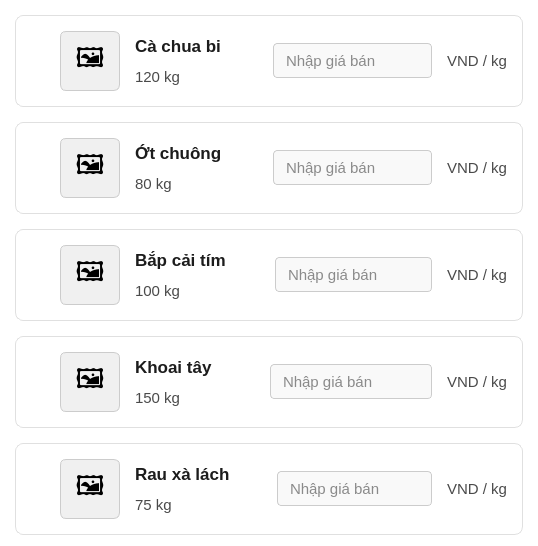
                   <widget class="QWidget" name="scroll_harvested_contents">
                    <property name="geometry">
                     <rect>
                      <x>0</x>
                      <y>0</y>
                      <width>538</width>
                      <height>450</height>
                     </rect>
                    </property>
                    <property name="styleSheet">
                     <string notr="true">background: transparent;</string>
                    </property>
                    <layout class="QVBoxLayout" name="verticalLayout_harvested_items">
                     <property name="spacing">
                      <number>15</number>
                     </property>
                     <property name="leftMargin">
                      <number>15</number>
                     </property>
                     <property name="topMargin">
                      <number>15</number>
                     </property>
                     <property name="rightMargin">
                      <number>15</number>
                     </property>
                     <!-- Thẻ 1: Cà chua bi -->
                     <item>
                      <widget class="QFrame" name="item_h1">
                       <property name="styleSheet">
                        <string notr="true">QFrame#item_h1 { background-color: #FFFFFF; border: 1px solid #E0E0E0; border-radius: 8px; }</string>
                       </property>
                       <layout class="QHBoxLayout" name="horizontalLayout_item_h1">
                        <property name="spacing">
                         <number>15</number>
                        </property>
                        <property name="leftMargin">
                         <number>15</number>
                        </property>
                        <property name="topMargin">
                         <number>15</number>
                        </property>
                        <property name="rightMargin">
                         <number>15</number>
                        </property>
                        <property name="bottomMargin">
                         <number>15</number>
                        </property>
                        <item alignment="Qt::AlignVCenter">
                         <widget class="QCheckBox" name="chk_h1">
                          <property name="text">
                           <string/>
                          </property>
                          <property name="checked">
                           <bool>false</bool>
                          </property>
                         </widget>
                        </item>
                        <item>
                         <widget class="QLabel" name="img_h1">
                          <property name="minimumSize">
                           <size>
                            <width>60</width>
                            <height>60</height>
                           </size>
                          </property>
                          <property name="maximumSize">
                           <size>
                            <width>60</width>
                            <height>60</height>
                           </size>
                          </property>
                          <property name="styleSheet">
                           <string notr="true">background-color: #F0F0F0; border-radius: 6px; font-size: 20pt; border: 1px solid #CCCCCC;</string>
                          </property>
                          <property name="text">
                           <string>🖼️</string>
                          </property>
                          <property name="alignment">
                           <set>Qt::AlignCenter</set>
                          </property>
                         </widget>
                        </item>
                        <item>
                         <layout class="QVBoxLayout" name="verticalLayout_item_h1_info">
                          <property name="spacing">
                           <number>2</number>
                          </property>
                          <item>
                           <widget class="QLabel" name="name_h1">
                            <property name="styleSheet">
                             <string notr="true">font-size: 13pt; font-weight: bold; color: #1C1C1C; border: none;</string>
                            </property>
                            <property name="text">
                             <string>Cà chua bi</string>
                            </property>
                           </widget>
                          </item>
                          <item>
                           <widget class="QLabel" name="qty_h1">
                            <property name="styleSheet">
                             <string notr="true">font-size: 11pt; color: #4A4A4A; border: none;</string>
                            </property>
                            <property name="text">
                             <string>120 kg</string>
                            </property>
                           </widget>
                          </item>
                         </layout>
                        </item>
                        <item>
                         <spacer name="hs_h1">
                          <property name="orientation">
                           <enum>Qt::Horizontal</enum>
                          </property>
                          <property name="sizeHint" stdset="0">
                           <size>
                            <width>40</width>
                            <height>20</height>
                           </size>
                          </property>
                         </spacer>
                        </item>
                        <item alignment="Qt::AlignVCenter">
                         <widget class="QLineEdit" name="txt_price_h1">
                          <property name="minimumSize">
                           <size>
                            <width>120</width>
                            <height>35</height>
                           </size>
                          </property>
                          <property name="styleSheet">
                           <string notr="true">QLineEdit { background-color: #F9F9F9; border: 1px solid #CCCCCC; border-radius: 4px; padding: 0 10px; font-size: 11pt; color: #1C1C1C; }</string>
                          </property>
                          <property name="placeholderText">
                           <string>Nhập giá bán</string>
                          </property>
                         </widget>
                        </item>
                        <item alignment="Qt::AlignVCenter">
                         <widget class="QLabel" name="unit_h1">
                          <property name="styleSheet">
                           <string notr="true">font-size: 11pt; color: #4A4A4A; border: none;</string>
                          </property>
                          <property name="text">
                           <string>VND / kg</string>
                          </property>
                         </widget>
                        </item>
                       </layout>
                      </widget>
                     </item>
                     <!-- Thẻ 2: Ớt chuông -->
                     <item>
                      <widget class="QFrame" name="item_h2">
                       <property name="styleSheet"><string notr="true">QFrame#item_h2 { background-color: #FFFFFF; border: 1px solid #E0E0E0; border-radius: 8px; }</string></property>
                       <layout class="QHBoxLayout" name="horizontalLayout_item_h2">
                        <property name="spacing"><number>15</number></property>
                        <property name="leftMargin"><number>15</number></property>
                        <property name="topMargin"><number>15</number></property>
                        <property name="rightMargin"><number>15</number></property>
                        <property name="bottomMargin"><number>15</number></property>
                        <item alignment="Qt::AlignVCenter">
                         <widget class="QCheckBox" name="chk_h2">
                          <property name="text"><string/></property>
                          <property name="checked"><bool>false</bool></property>
                         </widget>
                        </item>
                        <item>
                         <widget class="QLabel" name="img_h2">
                          <property name="minimumSize"><size><width>60</width><height>60</height></size></property>
                          <property name="maximumSize"><size><width>60</width><height>60</height></size></property>
                          <property name="styleSheet"><string notr="true">background-color: #F0F0F0; border-radius: 6px; font-size: 20pt; border: 1px solid #CCCCCC;</string></property>
                          <property name="text"><string>🖼️</string></property>
                          <property name="alignment"><set>Qt::AlignCenter</set></property>
                         </widget>
                        </item>
                        <item>
                         <layout class="QVBoxLayout" name="verticalLayout_item_h2_info">
                          <property name="spacing"><number>2</number></property>
                          <item>
                           <widget class="QLabel" name="name_h2">
                            <property name="styleSheet"><string notr="true">font-size: 13pt; font-weight: bold; color: #1C1C1C; border: none;</string></property>
                            <property name="text"><string>Ớt chuông</string></property>
                           </widget>
                          </item>
                          <item>
                           <widget class="QLabel" name="qty_h2">
                            <property name="styleSheet"><string notr="true">font-size: 11pt; color: #4A4A4A; border: none;</string></property>
                            <property name="text"><string>80 kg</string></property>
                           </widget>
                          </item>
                         </layout>
                        </item>
                        <item>
                         <spacer name="hs_h2">
                          <property name="orientation"><enum>Qt::Horizontal</enum></property>
                          <property name="sizeHint" stdset="0">
                           <size>
                            <width>40</width>
                            <height>20</height>
                           </size>
                          </property>
                         </spacer>
                        </item>
                        <item alignment="Qt::AlignVCenter">
                         <widget class="QLineEdit" name="txt_price_h2">
                          <property name="minimumSize"><size><width>120</width><height>35</height></size></property>
                          <property name="styleSheet"><string notr="true">QLineEdit { background-color: #F9F9F9; border: 1px solid #CCCCCC; border-radius: 4px; padding: 0 10px; font-size: 11pt; color: #1C1C1C; }</string></property>
                          <property name="placeholderText"><string>Nhập giá bán</string></property>
                         </widget>
                        </item>
                        <item alignment="Qt::AlignVCenter">
                         <widget class="QLabel" name="unit_h2">
                          <property name="styleSheet"><string notr="true">font-size: 11pt; color: #4A4A4A; border: none;</string></property>
                          <property name="text"><string>VND / kg</string></property>
                         </widget>
                        </item>
                       </layout>
                      </widget>
                     </item>
                     <!-- Thẻ 3: Bắp cải tím -->
                     <item>
                      <widget class="QFrame" name="item_h3">
                       <property name="styleSheet"><string notr="true">QFrame#item_h3 { background-color: #FFFFFF; border: 1px solid #E0E0E0; border-radius: 8px; }</string></property>
                       <layout class="QHBoxLayout" name="horizontalLayout_item_h3">
                        <property name="spacing"><number>15</number></property>
                        <property name="leftMargin"><number>15</number></property>
                        <property name="topMargin"><number>15</number></property>
                        <property name="rightMargin"><number>15</number></property>
                        <property name="bottomMargin"><number>15</number></property>
                        <item alignment="Qt::AlignVCenter">
                         <widget class="QCheckBox" name="chk_h3">
                          <property name="text"><string/></property>
                          <property name="checked"><bool>false</bool></property>
                         </widget>
                        </item>
                        <item>
                         <widget class="QLabel" name="img_h3">
                          <property name="minimumSize"><size><width>60</width><height>60</height></size></property>
                          <property name="maximumSize"><size><width>60</width><height>60</height></size></property>
                          <property name="styleSheet"><string notr="true">background-color: #F0F0F0; border-radius: 6px; font-size: 20pt; border: 1px solid #CCCCCC;</string></property>
                          <property name="text"><string>🖼️</string></property>
                          <property name="alignment"><set>Qt::AlignCenter</set></property>
                         </widget>
                        </item>
                        <item>
                         <layout class="QVBoxLayout" name="verticalLayout_item_h3_info">
                          <property name="spacing"><number>2</number></property>
                          <item>
                           <widget class="QLabel" name="name_h3">
                            <property name="styleSheet"><string notr="true">font-size: 13pt; font-weight: bold; color: #1C1C1C; border: none;</string></property>
                            <property name="text"><string>Bắp cải tím</string></property>
                           </widget>
                          </item>
                          <item>
                           <widget class="QLabel" name="qty_h3">
                            <property name="styleSheet"><string notr="true">font-size: 11pt; color: #4A4A4A; border: none;</string></property>
                            <property name="text"><string>100 kg</string></property>
                           </widget>
                          </item>
                         </layout>
                        </item>
                        <item>
                         <spacer name="hs_h3">
                          <property name="orientation"><enum>Qt::Horizontal</enum></property>
                          <property name="sizeHint" stdset="0">
                           <size>
                            <width>40</width>
                            <height>20</height>
                           </size>
                          </property>
                         </spacer>
                        </item>
                        <item alignment="Qt::AlignVCenter">
                         <widget class="QLineEdit" name="txt_price_h3">
                          <property name="minimumSize"><size><width>120</width><height>35</height></size></property>
                          <property name="styleSheet"><string notr="true">QLineEdit { background-color: #F9F9F9; border: 1px solid #CCCCCC; border-radius: 4px; padding: 0 10px; font-size: 11pt; color: #1C1C1C; }</string></property>
                          <property name="placeholderText"><string>Nhập giá bán</string></property>
                         </widget>
                        </item>
                        <item alignment="Qt::AlignVCenter">
                         <widget class="QLabel" name="unit_h3">
                          <property name="styleSheet"><string notr="true">font-size: 11pt; color: #4A4A4A; border: none;</string></property>
                          <property name="text"><string>VND / kg</string></property>
                         </widget>
                        </item>
                       </layout>
                      </widget>
                     </item>
                     <!-- Thẻ 4: Khoai tây -->
                     <item>
                      <widget class="QFrame" name="item_h4">
                       <property name="styleSheet"><string notr="true">QFrame#item_h4 { background-color: #FFFFFF; border: 1px solid #E0E0E0; border-radius: 8px; }</string></property>
                       <layout class="QHBoxLayout" name="horizontalLayout_item_h4">
                        <property name="spacing"><number>15</number></property>
                        <property name="leftMargin"><number>15</number></property>
                        <property name="topMargin"><number>15</number></property>
                        <property name="rightMargin"><number>15</number></property>
                        <property name="bottomMargin"><number>15</number></property>
                        <item alignment="Qt::AlignVCenter">
                         <widget class="QCheckBox" name="chk_h4">
                          <property name="text"><string/></property>
                          <property name="checked"><bool>false</bool></property>
                         </widget>
                        </item>
                        <item>
                         <widget class="QLabel" name="img_h4">
                          <property name="minimumSize"><size><width>60</width><height>60</height></size></property>
                          <property name="maximumSize"><size><width>60</width><height>60</height></size></property>
                          <property name="styleSheet"><string notr="true">background-color: #F0F0F0; border-radius: 6px; font-size: 20pt; border: 1px solid #CCCCCC;</string></property>
                          <property name="text"><string>🖼️</string></property>
                          <property name="alignment"><set>Qt::AlignCenter</set></property>
                         </widget>
                        </item>
                        <item>
                         <layout class="QVBoxLayout" name="verticalLayout_item_h4_info">
                          <property name="spacing"><number>2</number></property>
                          <item>
                           <widget class="QLabel" name="name_h4">
                            <property name="styleSheet"><string notr="true">font-size: 13pt; font-weight: bold; color: #1C1C1C; border: none;</string></property>
                            <property name="text"><string>Khoai tây</string></property>
                           </widget>
                          </item>
                          <item>
                           <widget class="QLabel" name="qty_h4">
                            <property name="styleSheet"><string notr="true">font-size: 11pt; color: #4A4A4A; border: none;</string></property>
                            <property name="text"><string>150 kg</string></property>
                           </widget>
                          </item>
                         </layout>
                        </item>
                        <item>
                         <spacer name="hs_h4">
                          <property name="orientation"><enum>Qt::Horizontal</enum></property>
                          <property name="sizeHint" stdset="0">
                           <size>
                            <width>40</width>
                            <height>20</height>
                           </size>
                          </property>
                         </spacer>
                        </item>
                        <item alignment="Qt::AlignVCenter">
                         <widget class="QLineEdit" name="txt_price_h4">
                          <property name="minimumSize"><size><width>120</width><height>35</height></size></property>
                          <property name="styleSheet"><string notr="true">QLineEdit { background-color: #F9F9F9; border: 1px solid #CCCCCC; border-radius: 4px; padding: 0 10px; font-size: 11pt; color: #1C1C1C; }</string></property>
                          <property name="placeholderText"><string>Nhập giá bán</string></property>
                         </widget>
                        </item>
                        <item alignment="Qt::AlignVCenter">
                         <widget class="QLabel" name="unit_h4">
                          <property name="styleSheet"><string notr="true">font-size: 11pt; color: #4A4A4A; border: none;</string></property>
                          <property name="text"><string>VND / kg</string></property>
                         </widget>
                        </item>
                       </layout>
                      </widget>
                     </item>
                     <!-- Thẻ 5: Rau xà lách -->
                     <item>
                      <widget class="QFrame" name="item_h5">
                       <property name="styleSheet"><string notr="true">QFrame#item_h5 { background-color: #FFFFFF; border: 1px solid #E0E0E0; border-radius: 8px; }</string></property>
                       <layout class="QHBoxLayout" name="horizontalLayout_item_h5">
                        <property name="spacing"><number>15</number></property>
                        <property name="leftMargin"><number>15</number></property>
                        <property name="topMargin"><number>15</number></property>
                        <property name="rightMargin"><number>15</number></property>
                        <property name="bottomMargin"><number>15</number></property>
                        <item alignment="Qt::AlignVCenter">
                         <widget class="QCheckBox" name="chk_h5">
                          <property name="text"><string/></property>
                          <property name="checked"><bool>false</bool></property>
                         </widget>
                        </item>
                        <item>
                         <widget class="QLabel" name="img_h5">
                          <property name="minimumSize"><size><width>60</width><height>60</height></size></property>
                          <property name="maximumSize"><size><width>60</width><height>60</height></size></property>
                          <property name="styleSheet"><string notr="true">background-color: #F0F0F0; border-radius: 6px; font-size: 20pt; border: 1px solid #CCCCCC;</string></property>
                          <property name="text"><string>🖼️</string></property>
                          <property name="alignment"><set>Qt::AlignCenter</set></property>
                         </widget>
                        </item>
                        <item>
                         <layout class="QVBoxLayout" name="verticalLayout_item_h5_info">
                          <property name="spacing"><number>2</number></property>
                          <item>
                           <widget class="QLabel" name="name_h5">
                            <property name="styleSheet"><string notr="true">font-size: 13pt; font-weight: bold; color: #1C1C1C; border: none;</string></property>
                            <property name="text"><string>Rau xà lách</string></property>
                           </widget>
                          </item>
                          <item>
                           <widget class="QLabel" name="qty_h5">
                            <property name="styleSheet"><string notr="true">font-size: 11pt; color: #4A4A4A; border: none;</string></property>
                            <property name="text"><string>75 kg</string></property>
                           </widget>
                          </item>
                         </layout>
                        </item>
                        <item>
                         <spacer name="hs_h5">
                          <property name="orientation"><enum>Qt::Horizontal</enum></property>
                          <property name="sizeHint" stdset="0">
                           <size>
                            <width>40</width>
                            <height>20</height>
                           </size>
                          </property>
                         </spacer>
                        </item>
                        <item alignment="Qt::AlignVCenter">
                         <widget class="QLineEdit" name="txt_price_h5">
                          <property name="minimumSize"><size><width>120</width><height>35</height></size></property>
                          <property name="styleSheet"><string notr="true">QLineEdit { background-color: #F9F9F9; border: 1px solid #CCCCCC; border-radius: 4px; padding: 0 10px; font-size: 11pt; color: #1C1C1C; }</string></property>
                          <property name="placeholderText"><string>Nhập giá bán</string></property>
                         </widget>
                        </item>
                        <item alignment="Qt::AlignVCenter">
                         <widget class="QLabel" name="unit_h5">
                          <property name="styleSheet"><string notr="true">font-size: 11pt; color: #4A4A4A; border: none;</string></property>
                          <property name="text"><string>VND / kg</string></property>
                         </widget>
                        </item>
                       </layout>
                      </widget>
                     </item>

                     <item>
                      <spacer name="verticalSpacer_harvested">
                       <property name="orientation"><enum>Qt::Vertical</enum></property>
                       <property name="sizeHint" stdset="0"><size><width>20</width><height>40</height></size></property>
                      </spacer>
                     </item>
                    </layout>
                   </widget>
